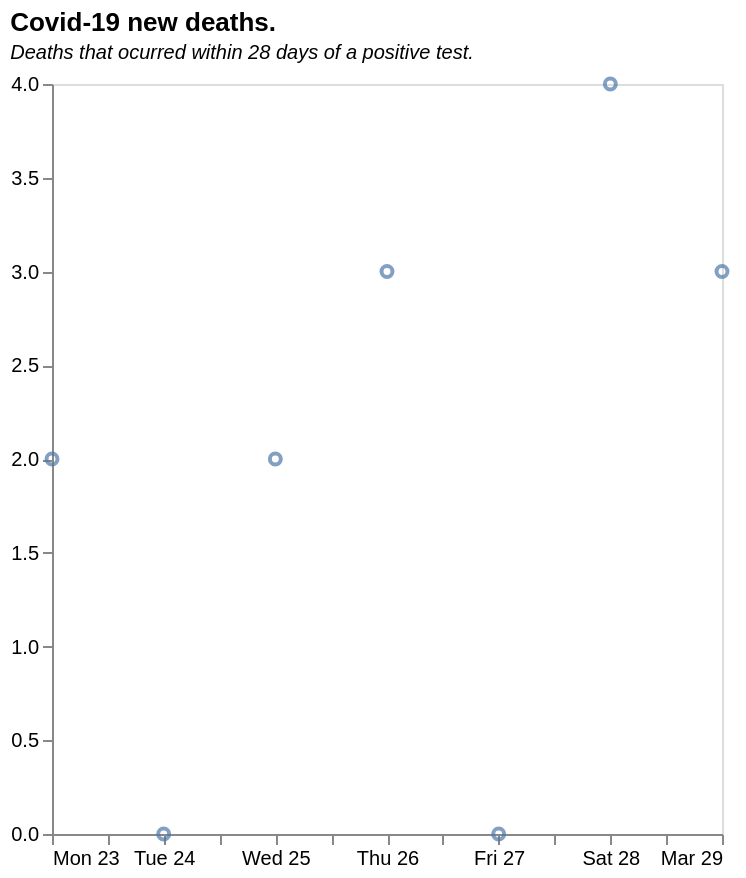

The Vega-Lite source for this figure:
### Vega-Lite specification from a JSON file in a GitHub repository (floating-point values rounded to 4 significant figures)
{"$schema": "https://vega.github.io/schema/vega-lite/v5.json", "title": {"text": "Covid-19 new deaths.", "subtitle": "Deaths that ocurred within 28 days of a positive test.", "subtitleFontStyle": "italic", "subtitleFontSize": 10, "anchor": "start", "color": "black"}, "data": {"values": [{"date": "21/03/2020", "newDeaths28DaysByDeathDate": 1}, {"date": "22/03/2020", "newDeaths28DaysByDeathDate": 1}, {"date": "03/23/2020", "newDeaths28DaysByDeathDate": 2}, {"date": "03/24/2020", "newDeaths28DaysByDeathDate": 0}, {"date": "03/25/2020", "newDeaths28DaysByDeathDate": 2}, {"date": "03/26/2020", "newDeaths28DaysByDeathDate": 3}, {"date": "03/27/2020", "newDeaths28DaysByDeathDate": 0}, {"date": "03/28/2020", "newDeaths28DaysByDeathDate": 4}, {"date": "03/29/2020", "newDeaths28DaysByDeathDate": 3}]}, "height": 375, "width": 335, "mark": {"type": "point", "point": false}, "encoding": {"x": {"field": "date", "type": "temporal", "title": null, "axis": {"grid": false}}, "y": {"field": "newDeaths28DaysByDeathDate", "type": "quantitative", "title": null, "axis": {"grid": false}}}}
